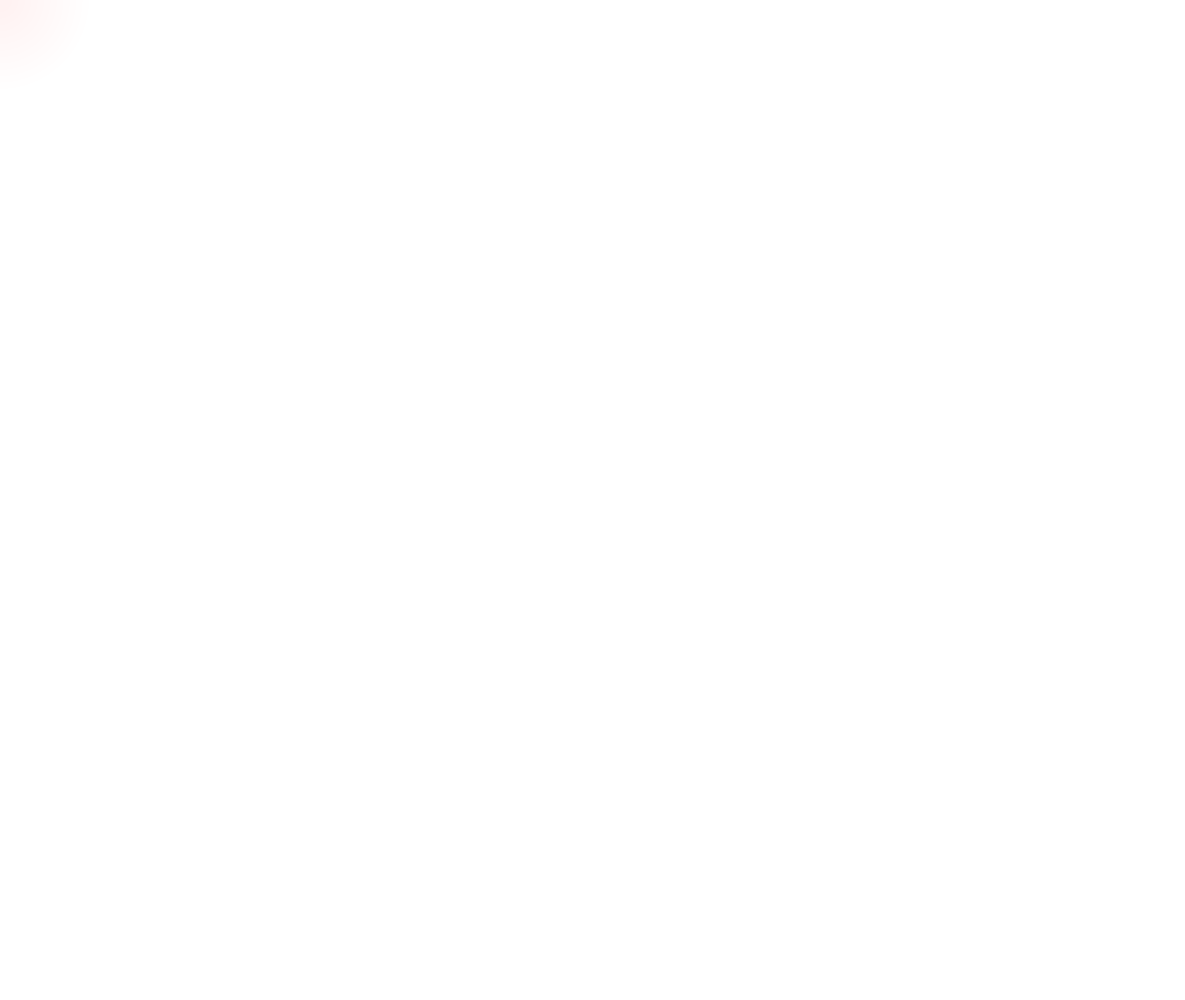
Frame 1 (no input)
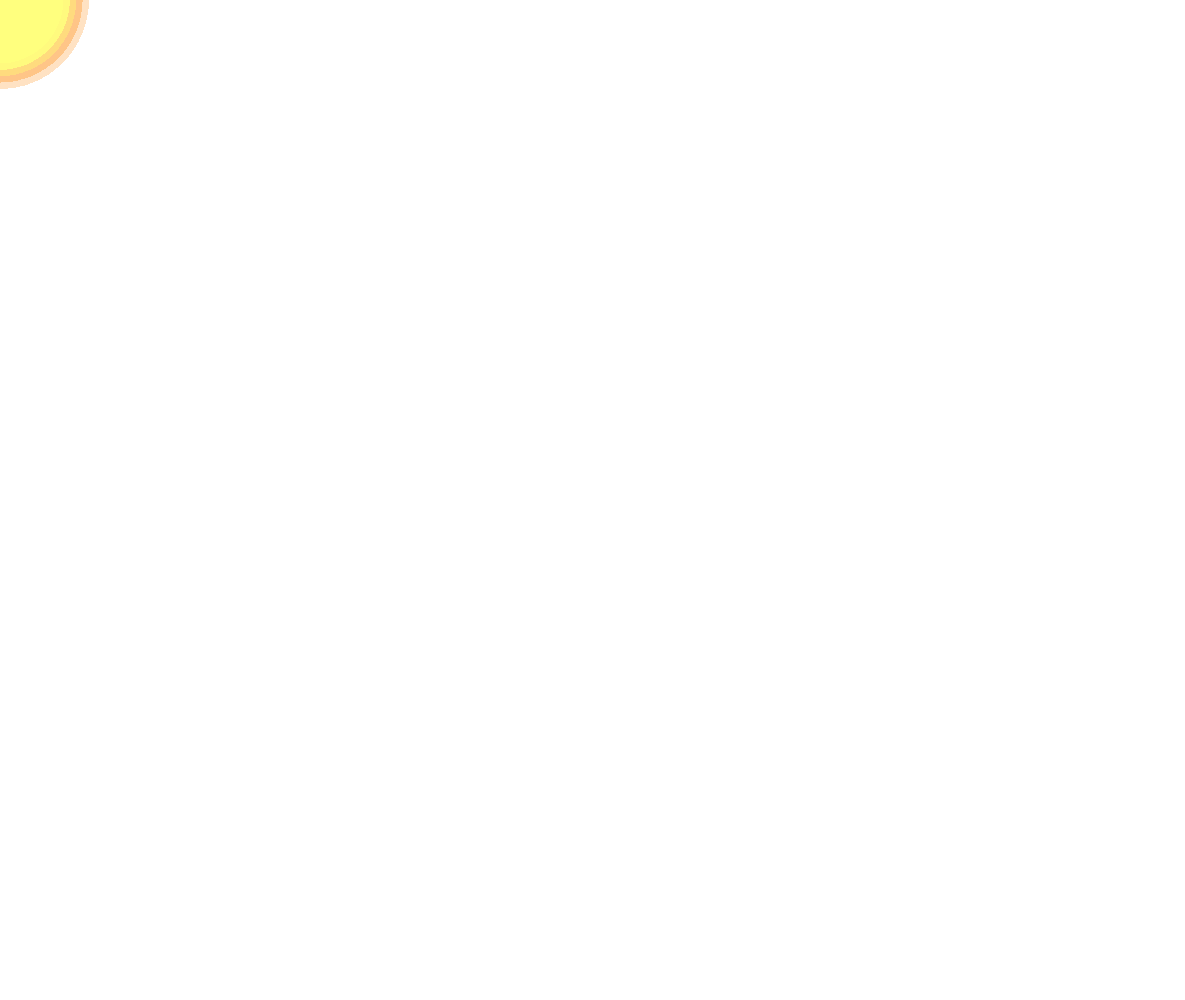
Frame 60 (no input)
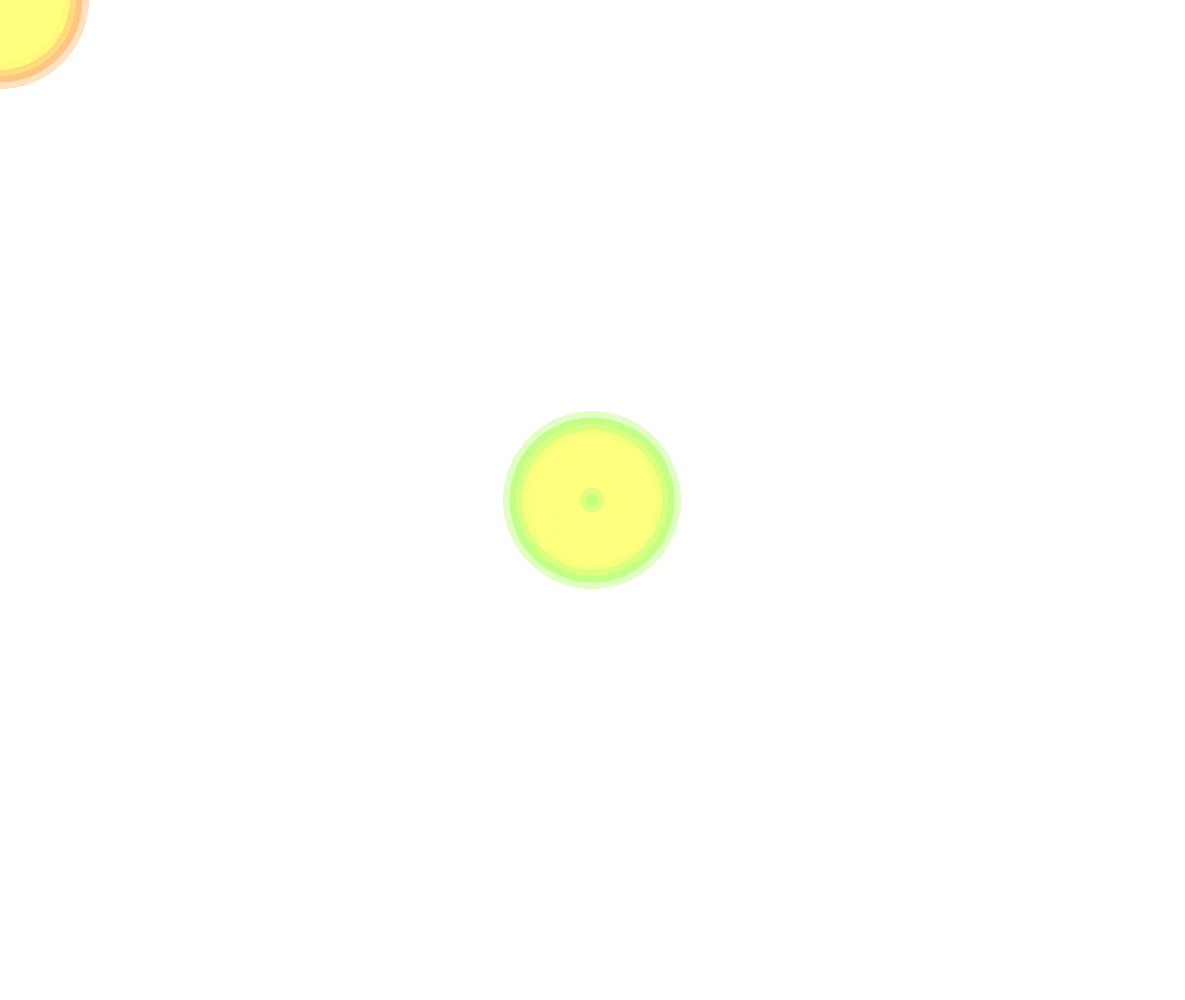
Frame 120 (the mouse pressed at the canvas centre since frame 60)

The p5.js sketch that drew these frames (run headless with seeded random() and noise() and a simulated clock; from frame 60 on, the mouse is pressed at the canvas centre):

// p5.js sketch
// ── sketch.js
var canvas;
// color variable
var c = 0;
// n = number of circles to draw
var n = 50;

function windowResized() {
  resizeCanvas(windowWidth-15, document.documentElement.scrollHeight);
}


function setup() {
  var myHeight = document.documentElement.scrollHeight;
  canvas = createCanvas(windowWidth-15, myHeight);
  canvas.position(0, 0);
  canvas.style('z-index', -1);
  canvas.style('position', 'absolute');
  canvas.style('display', 'block');
  colorMode(HSB, 360);
}

function circles() {
  if (c >= 360) c = 0; else c+=1;
  for (var i = 1; i <= n; i++) {
      // var newRed = red - (i * 10);
      circleColor = color(c, 360, 360);
      // console.log(newRed);
      circleColor.setAlpha(1 - (i / n));
      fill(circleColor);
      ellipse(mouseX, mouseY, (50 * i) / log(n));
  }
}

function draw() {
  // background(200);

  noStroke();
  circles();
}
